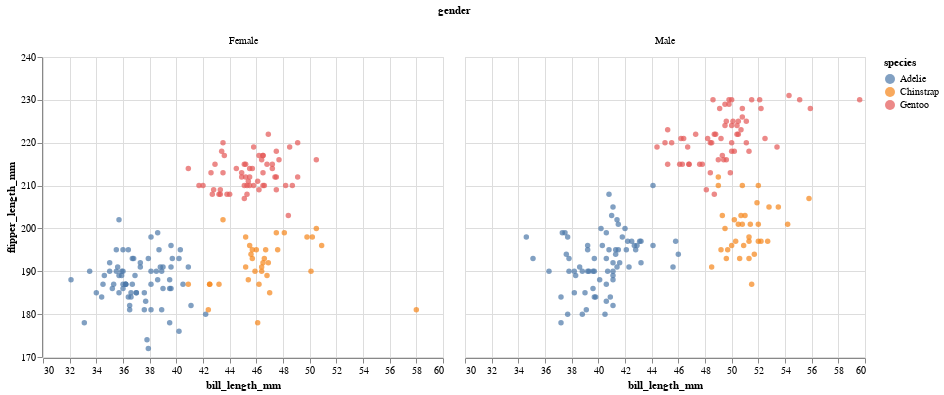

This figure's notebook cell:
### Markdown cell above
Here is the same thing, but putting different genders into different columns.  This would be a good choice if you wanted to compare the flipper lengths between genders.  If instead you wanted to compare the bill lengths between genders, then I think it would make more sense to use the above vertical facet chart.

### Code cell
alt.Chart(df).mark_circle().encode(
    x=alt.X("bill_length_mm", scale=alt.Scale(domain=(30,60))),
    y=alt.Y("flipper_length_mm", scale=alt.Scale(domain=(170,240))),
    color="species:N",
    column="gender"
)

### Figure 1 — Vega-Lite specification as saved in the notebook (floating-point values rounded to 4 significant figures; data arrays with more than 128 entries replaced by an {"elided": "..."} marker saying what was removed)
{"config": {"view": {"continuousWidth": 400, "continuousHeight": 300}}, "data": {"name": "data-a7bc2cc87e28b8bb84b0376a27fad733"}, "mark": "circle", "encoding": {"color": {"field": "species", "type": "nominal"}, "column": {"field": "gender", "type": "nominal"}, "x": {"field": "bill_length_mm", "scale": {"domain": [30, 60]}, "type": "quantitative"}, "y": {"field": "flipper_length_mm", "scale": {"domain": [170, 240]}, "type": "quantitative"}}, "$schema": "https://vega.github.io/schema/vega-lite/v4.17.0.json", "datasets": {"data-a7bc2cc87e28b8bb84b0376a27fad733": {"elided": "333 records"}}}
